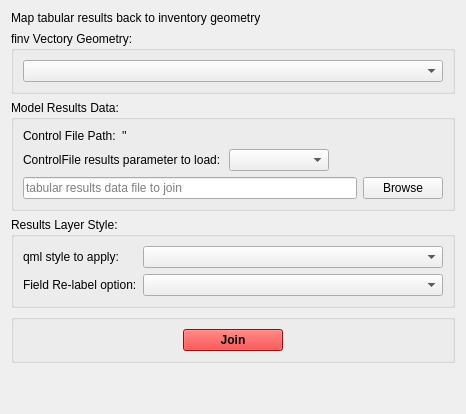
         <widget class="QWidget" name="tab_JoinGeo">
          <attribute name="title">
           <string>Join Geo</string>
          </attribute>
          <layout class="QVBoxLayout" name="verticalLayout_10">
           <item>
            <widget class="QLabel" name="label">
             <property name="text">
              <string>Map tabular results back to inventory geometry</string>
             </property>
            </widget>
           </item>
           <item>
            <widget class="QGroupBox" name="verticalGroupBox_5">
             <property name="toolTip">
              <string>Select the original finv data to join the tabular model results to</string>
             </property>
             <property name="title">
              <string>finv Vectory Geometry:</string>
             </property>
             <layout class="QVBoxLayout" name="verticalLayout_5">
              <item>
               <layout class="QHBoxLayout" name="horizontalLayout_2">
                <item>
                 <widget class="QgsMapLayerComboBox" name="comboBox_JGfinv">
                  <property name="toolTip">
                   <string>Select </string>
                  </property>
                  <property name="showCrs">
                   <bool>true</bool>
                  </property>
                 </widget>
                </item>
               </layout>
              </item>
             </layout>
            </widget>
           </item>
           <item>
            <widget class="QGroupBox" name="verticalGroupBox_6">
             <property name="title">
              <string>Model Results Data:</string>
             </property>
             <layout class="QVBoxLayout" name="verticalLayout">
              <item>
               <layout class="QHBoxLayout" name="horizontalLayout_13">
                <item>
                 <widget class="QLabel" name="label_10">
                  <property name="sizePolicy">
                   <sizepolicy hsizetype="Fixed" vsizetype="Preferred">
                    <horstretch>0</horstretch>
                    <verstretch>0</verstretch>
                   </sizepolicy>
                  </property>
                  <property name="text">
                   <string>Control File Path:</string>
                  </property>
                 </widget>
                </item>
                <item>
                 <widget class="QLabel" name="label_jg_cfPath">
                  <property name="text">
                   <string>''</string>
                  </property>
                 </widget>
                </item>
               </layout>
              </item>
              <item>
               <layout class="QHBoxLayout" name="horizontalLayout_12">
                <item>
                 <widget class="QLabel" name="label_9">
                  <property name="sizePolicy">
                   <sizepolicy hsizetype="Fixed" vsizetype="Preferred">
                    <horstretch>0</horstretch>
                    <verstretch>0</verstretch>
                   </sizepolicy>
                  </property>
                  <property name="minimumSize">
                   <size>
                    <width>200</width>
                    <height>0</height>
                   </size>
                  </property>
                  <property name="text">
                   <string>ControlFile results parameter to load:</string>
                  </property>
                 </widget>
                </item>
                <item>
                 <widget class="QComboBox" name="comboBox_jg_par">
                  <property name="sizePolicy">
                   <sizepolicy hsizetype="Preferred" vsizetype="Fixed">
                    <horstretch>0</horstretch>
                    <verstretch>0</verstretch>
                   </sizepolicy>
                  </property>
                  <property name="minimumSize">
                   <size>
                    <width>100</width>
                    <height>0</height>
                   </size>
                  </property>
                  <property name="maximumSize">
                   <size>
                    <width>150</width>
                    <height>16777215</height>
                   </size>
                  </property>
                 </widget>
                </item>
                <item>
                 <spacer name="horizontalSpacer_6">
                  <property name="orientation">
                   <enum>Qt::Horizontal</enum>
                  </property>
                  <property name="sizeHint" stdset="0">
                   <size>
                    <width>40</width>
                    <height>20</height>
                   </size>
                  </property>
                 </spacer>
                </item>
               </layout>
              </item>
              <item>
               <layout class="QHBoxLayout" name="_7">
                <item>
                 <widget class="QLineEdit" name="lineEdit_JG_resfp">
                  <property name="placeholderText">
                   <string>tabular results data file to join</string>
                  </property>
                 </widget>
                </item>
                <item>
                 <widget class="QPushButton" name="pushButton_JG_resfp_br">
                  <property name="text">
                   <string>Browse</string>
                  </property>
                 </widget>
                </item>
               </layout>
              </item>
             </layout>
            </widget>
           </item>
           <item>
            <widget class="QGroupBox" name="groupBox_3">
             <property name="title">
              <string>Results Layer Style:</string>
             </property>
             <layout class="QFormLayout" name="formLayout">
              <item row="0" column="0">
               <widget class="QLabel" name="label_2">
                <property name="text">
                 <string>qml style to apply:</string>
                </property>
               </widget>
              </item>
              <item row="0" column="1">
               <widget class="QComboBox" name="comboBox_JG_style">
                <property name="minimumSize">
                 <size>
                  <width>300</width>
                  <height>0</height>
                 </size>
                </property>
                <property name="maximumSize">
                 <size>
                  <width>300</width>
                  <height>16777215</height>
                 </size>
                </property>
                <property name="toolTip">
                 <string>OPTIONAL style to apply to the joined layer</string>
                </property>
               </widget>
              </item>
              <item row="1" column="0">
               <widget class="QLabel" name="label_3">
                <property name="text">
                 <string>Field Re-label option:</string>
                </property>
               </widget>
              </item>
              <item row="1" column="1">
               <widget class="QComboBox" name="comboBox_jg_relabel">
                <property name="maximumSize">
                 <size>
                  <width>300</width>
                  <height>16777215</height>
                 </size>
                </property>
               </widget>
              </item>
             </layout>
            </widget>
           </item>
           <item>
            <widget class="QGroupBox" name="groupBox_6">
             <property name="title">
              <string/>
             </property>
             <layout class="QGridLayout" name="gridLayout_6">
              <item row="0" column="0">
               <widget class="QPushButton" name="pushButton_JG_join">
                <property name="maximumSize">
                 <size>
                  <width>100</width>
                  <height>16777215</height>
                 </size>
                </property>
                <property name="palette">
                 <palette>
                  <active>
                   <colorrole role="WindowText">
                    <brush brushstyle="SolidPattern">
                     <color alpha="255">
                      <red>0</red>
                      <green>0</green>
                      <blue>0</blue>
                     </color>
                    </brush>
                   </colorrole>
                   <colorrole role="Button">
                    <brush brushstyle="SolidPattern">
                     <color alpha="255">
                      <red>255</red>
                      <green>0</green>
                      <blue>0</blue>
                     </color>
                    </brush>
                   </colorrole>
                   <colorrole role="Light">
                    <brush brushstyle="SolidPattern">
                     <color alpha="255">
                      <red>255</red>
                      <green>127</green>
                      <blue>127</blue>
                     </color>
                    </brush>
                   </colorrole>
                   <colorrole role="Midlight">
                    <brush brushstyle="SolidPattern">
                     <color alpha="255">
                      <red>255</red>
                      <green>63</green>
                      <blue>63</blue>
                     </color>
                    </brush>
                   </colorrole>
                   <colorrole role="Dark">
                    <brush brushstyle="SolidPattern">
                     <color alpha="255">
                      <red>127</red>
                      <green>0</green>
                      <blue>0</blue>
                     </color>
                    </brush>
                   </colorrole>
                   <colorrole role="Mid">
                    <brush brushstyle="SolidPattern">
                     <color alpha="255">
                      <red>170</red>
                      <green>0</green>
                      <blue>0</blue>
                     </color>
                    </brush>
                   </colorrole>
                   <colorrole role="Text">
                    <brush brushstyle="SolidPattern">
                     <color alpha="255">
                      <red>0</red>
                      <green>0</green>
                      <blue>0</blue>
                     </color>
                    </brush>
                   </colorrole>
                   <colorrole role="BrightText">
                    <brush brushstyle="SolidPattern">
                     <color alpha="255">
                      <red>255</red>
                      <green>255</green>
                      <blue>255</blue>
                     </color>
                    </brush>
                   </colorrole>
                   <colorrole role="ButtonText">
                    <brush brushstyle="SolidPattern">
                     <color alpha="255">
                      <red>0</red>
                      <green>0</green>
                      <blue>0</blue>
                     </color>
                    </brush>
                   </colorrole>
                   <colorrole role="Base">
                    <brush brushstyle="SolidPattern">
                     <color alpha="255">
                      <red>255</red>
                      <green>255</green>
                      <blue>255</blue>
                     </color>
                    </brush>
                   </colorrole>
                   <colorrole role="Window">
                    <brush brushstyle="SolidPattern">
                     <color alpha="255">
                      <red>255</red>
                      <green>0</green>
                      <blue>0</blue>
                     </color>
                    </brush>
                   </colorrole>
                   <colorrole role="Shadow">
                    <brush brushstyle="SolidPattern">
                     <color alpha="255">
                      <red>0</red>
                      <green>0</green>
                      <blue>0</blue>
                     </color>
                    </brush>
                   </colorrole>
                   <colorrole role="AlternateBase">
                    <brush brushstyle="SolidPattern">
                     <color alpha="255">
                      <red>255</red>
                      <green>127</green>
                      <blue>127</blue>
                     </color>
                    </brush>
                   </colorrole>
                   <colorrole role="ToolTipBase">
                    <brush brushstyle="SolidPattern">
                     <color alpha="255">
                      <red>255</red>
                      <green>255</green>
                      <blue>220</blue>
                     </color>
                    </brush>
                   </colorrole>
                   <colorrole role="ToolTipText">
                    <brush brushstyle="SolidPattern">
                     <color alpha="255">
                      <red>0</red>
                      <green>0</green>
                      <blue>0</blue>
                     </color>
                    </brush>
                   </colorrole>
                   <colorrole role="PlaceholderText">
                    <brush brushstyle="NoBrush">
                     <color alpha="128">
                      <red>0</red>
                      <green>0</green>
                      <blue>0</blue>
                     </color>
                    </brush>
                   </colorrole>
                  </active>
                  <inactive>
                   <colorrole role="WindowText">
                    <brush brushstyle="SolidPattern">
                     <color alpha="255">
                      <red>0</red>
                      <green>0</green>
                      <blue>0</blue>
                     </color>
                    </brush>
                   </colorrole>
                   <colorrole role="Button">
                    <brush brushstyle="SolidPattern">
                     <color alpha="255">
                      <red>255</red>
                      <green>0</green>
                      <blue>0</blue>
                     </color>
                    </brush>
                   </colorrole>
                   <colorrole role="Light">
                    <brush brushstyle="SolidPattern">
                     <color alpha="255">
                      <red>255</red>
                      <green>127</green>
                      <blue>127</blue>
                     </color>
                    </brush>
                   </colorrole>
                   <colorrole role="Midlight">
                    <brush brushstyle="SolidPattern">
                     <color alpha="255">
                      <red>255</red>
                      <green>63</green>
                      <blue>63</blue>
                     </color>
                    </brush>
                   </colorrole>
                   <colorrole role="Dark">
                    <brush brushstyle="SolidPattern">
                     <color alpha="255">
                      <red>127</red>
                      <green>0</green>
                      <blue>0</blue>
                     </color>
                    </brush>
                   </colorrole>
                   <colorrole role="Mid">
                    <brush brushstyle="SolidPattern">
                     <color alpha="255">
                      <red>170</red>
                      <green>0</green>
                      <blue>0</blue>
                     </color>
                    </brush>
                   </colorrole>
                   <colorrole role="Text">
                    <brush brushstyle="SolidPattern">
                     <color alpha="255">
                      <red>0</red>
                      <green>0</green>
                      <blue>0</blue>
                     </color>
                    </brush>
                   </colorrole>
                   <colorrole role="BrightText">
                    <brush brushstyle="SolidPattern">
                     <color alpha="255">
                      <red>255</red>
                      <green>255</green>
                      <blue>255</blue>
                     </color>
                    </brush>
                   </colorrole>
                   <colorrole role="ButtonText">
                    <brush brushstyle="SolidPattern">
                     <color alpha="255">
                      <red>0</red>
                      <green>0</green>
                      <blue>0</blue>
                     </color>
                    </brush>
                   </colorrole>
                   <colorrole role="Base">
                    <brush brushstyle="SolidPattern">
                     <color alpha="255">
                      <red>255</red>
                      <green>255</green>
                      <blue>255</blue>
                     </color>
                    </brush>
                   </colorrole>
                   <colorrole role="Window">
                    <brush brushstyle="SolidPattern">
                     <color alpha="255">
                      <red>255</red>
                      <green>0</green>
                      <blue>0</blue>
                     </color>
                    </brush>
                   </colorrole>
                   <colorrole role="Shadow">
                    <brush brushstyle="SolidPattern">
                     <color alpha="255">
                      <red>0</red>
                      <green>0</green>
                      <blue>0</blue>
                     </color>
                    </brush>
                   </colorrole>
                   <colorrole role="AlternateBase">
                    <brush brushstyle="SolidPattern">
                     <color alpha="255">
                      <red>255</red>
                      <green>127</green>
                      <blue>127</blue>
                     </color>
                    </brush>
                   </colorrole>
                   <colorrole role="ToolTipBase">
                    <brush brushstyle="SolidPattern">
                     <color alpha="255">
                      <red>255</red>
                      <green>255</green>
                      <blue>220</blue>
                     </color>
                    </brush>
                   </colorrole>
                   <colorrole role="ToolTipText">
                    <brush brushstyle="SolidPattern">
                     <color alpha="255">
                      <red>0</red>
                      <green>0</green>
                      <blue>0</blue>
                     </color>
                    </brush>
                   </colorrole>
                   <colorrole role="PlaceholderText">
                    <brush brushstyle="NoBrush">
                     <color alpha="128">
                      <red>0</red>
                      <green>0</green>
                      <blue>0</blue>
                     </color>
                    </brush>
                   </colorrole>
                  </inactive>
                  <disabled>
                   <colorrole role="WindowText">
                    <brush brushstyle="SolidPattern">
                     <color alpha="255">
                      <red>127</red>
                      <green>0</green>
                      <blue>0</blue>
                     </color>
                    </brush>
                   </colorrole>
                   <colorrole role="Button">
                    <brush brushstyle="SolidPattern">
                     <color alpha="255">
                      <red>255</red>
                      <green>0</green>
                      <blue>0</blue>
                     </color>
                    </brush>
                   </colorrole>
                   <colorrole role="Light">
                    <brush brushstyle="SolidPattern">
                     <color alpha="255">
                      <red>255</red>
                      <green>127</green>
                      <blue>127</blue>
                     </color>
                    </brush>
                   </colorrole>
                   <colorrole role="Midlight">
                    <brush brushstyle="SolidPattern">
                     <color alpha="255">
                      <red>255</red>
                      <green>63</green>
                      <blue>63</blue>
                     </color>
                    </brush>
                   </colorrole>
                   <colorrole role="Dark">
                    <brush brushstyle="SolidPattern">
                     <color alpha="255">
                      <red>127</red>
                      <green>0</green>
                      <blue>0</blue>
                     </color>
                    </brush>
                   </colorrole>
                   <colorrole role="Mid">
                    <brush brushstyle="SolidPattern">
                     <color alpha="255">
                      <red>170</red>
                      <green>0</green>
                      <blue>0</blue>
                     </color>
                    </brush>
                   </colorrole>
                   <colorrole role="Text">
                    <brush brushstyle="SolidPattern">
                     <color alpha="255">
                      <red>127</red>
                      <green>0</green>
                      <blue>0</blue>
                     </color>
                    </brush>
                   </colorrole>
                   <colorrole role="BrightText">
                    <brush brushstyle="SolidPattern">
                     <color alpha="255">
                      <red>255</red>
                      <green>255</green>
                      <blue>255</blue>
                     </color>
                    </brush>
                   </colorrole>
                   <colorrole role="ButtonText">
                    <brush brushstyle="SolidPattern">
                     <color alpha="255">
                      <red>127</red>
                      <green>0</green>
                      <blue>0</blue>
                     </color>
                    </brush>
                   </colorrole>
                   <colorrole role="Base">
                    <brush brushstyle="SolidPattern">
                     <color alpha="255">
                      <red>255</red>
                      <green>0</green>
                      <blue>0</blue>
                     </color>
                    </brush>
                   </colorrole>
                   <colorrole role="Window">
                    <brush brushstyle="SolidPattern">
                     <color alpha="255">
                      <red>255</red>
                      <green>0</green>
                      <blue>0</blue>
                     </color>
                    </brush>
                   </colorrole>
                   <colorrole role="Shadow">
                    <brush brushstyle="SolidPattern">
                     <color alpha="255">
                      <red>0</red>
                      <green>0</green>
                      <blue>0</blue>
                     </color>
                    </brush>
                   </colorrole>
                   <colorrole role="AlternateBase">
                    <brush brushstyle="SolidPattern">
                     <color alpha="255">
                      <red>255</red>
                      <green>0</green>
                      <blue>0</blue>
                     </color>
                    </brush>
                   </colorrole>
                   <colorrole role="ToolTipBase">
                    <brush brushstyle="SolidPattern">
                     <color alpha="255">
                      <red>255</red>
                      <green>255</green>
                      <blue>220</blue>
                     </color>
                    </brush>
                   </colorrole>
                   <colorrole role="ToolTipText">
                    <brush brushstyle="SolidPattern">
                     <color alpha="255">
                      <red>0</red>
                      <green>0</green>
                      <blue>0</blue>
                     </color>
                    </brush>
                   </colorrole>
                   <colorrole role="PlaceholderText">
                    <brush brushstyle="NoBrush">
                     <color alpha="128">
                      <red>0</red>
                      <green>0</green>
                      <blue>0</blue>
                     </color>
                    </brush>
                   </colorrole>
                  </disabled>
                 </palette>
                </property>
                <property name="font">
                 <font>
                  <weight>75</weight>
                  <bold>true</bold>
                 </font>
                </property>
                <property name="text">
                 <string>Join</string>
                </property>
               </widget>
              </item>
             </layout>
            </widget>
           </item>
           <item>
            <spacer name="verticalSpacer_2">
             <property name="orientation">
              <enum>Qt::Vertical</enum>
             </property>
             <property name="sizeHint" stdset="0">
              <size>
               <width>20</width>
               <height>40</height>
              </size>
             </property>
            </spacer>
           </item>
          </layout>
         </widget>
